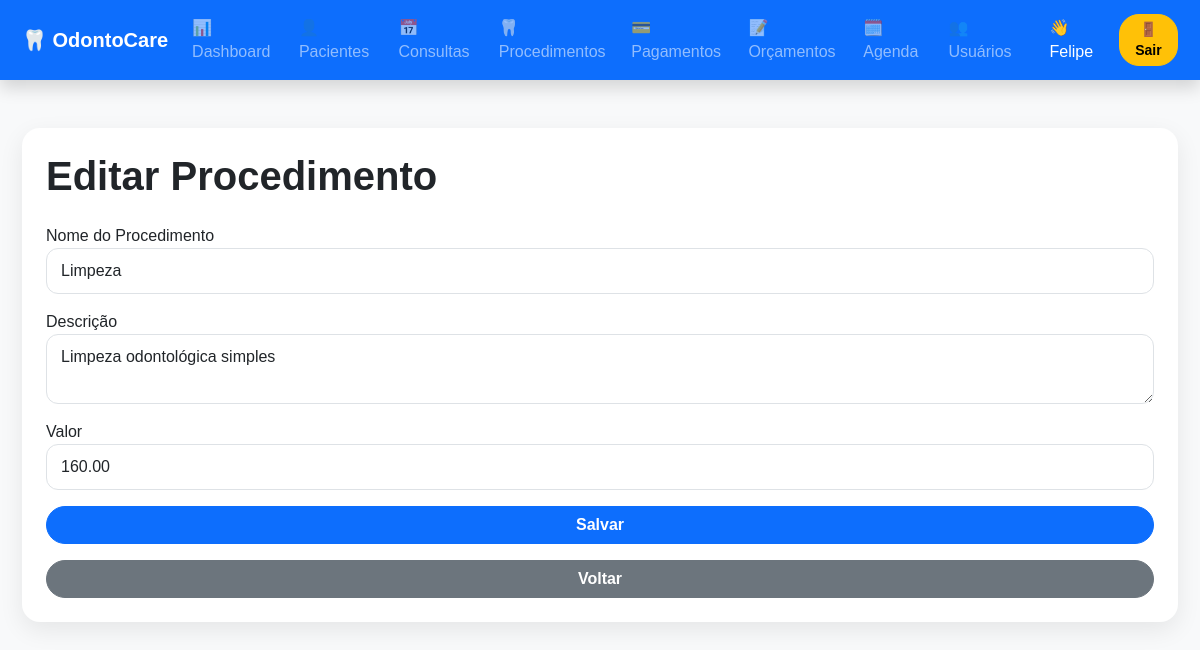
Page /formProcedimento.php?id=1 (signed in) on the committed database.
### tables this page shows
CREATE TABLE `procedimento` (
  `idProcedimento` int(11) NOT NULL,
  `nomeProcedimento` varchar(200) NOT NULL,
  `descricao` text DEFAULT NULL,
  `valorProcedimento` decimal(10,2) DEFAULT NULL
);

### dao/ProcedimentoDao.php (called while the page is built, shortened)
<?php
class ProcedimentoDao
{
    public function readId($id)
    {
        try {
            $pdo = conexao::conectar();
            $sql = "SELECT * FROM procedimento
                    WHERE idProcedimento = ?";
            $query = $pdo->prepare($sql);
            $query->execute([$id]);
            $dados = $query->fetch(PDO::FETCH_ASSOC);
            return $dados;
        } catch(PDOException $exception) {
            die("Erro ao buscar procedimento: " . $exception->getMessage());
        }
    }
}

### formProcedimento.php (the view, shortened to what this page needs)
<?php
include_once "dao/ProcedimentoDao.php";
$idProcedimento = "";
$nomeProcedimento = "";
$descricao = "";
$valorProcedimento = "";
if(isset($_GET["id"])){
    $procedimentoDao = new ProcedimentoDao();
    $dados = $procedimentoDao->readId($_GET["id"]);
    if($dados){
        $idProcedimento = $dados["idProcedimento"];
        $nomeProcedimento = $dados["nomeProcedimento"];
        $descricao = $dados["descricao"];
        $valorProcedimento = $dados["valorProcedimento"];
    }
}
?>
<!DOCTYPE html>
<html>
<head>
    <link href="https://cdn.jsdelivr.net/npm/bootstrap@5.3.3/dist/css/bootstrap.min.css" rel="stylesheet">
    <link href="style.css" rel="stylesheet">
</head>
<body class="bg-light">
<?php include_once "navbar.php"; ?>
<div class="container mt-5">
    <div class="card shadow p-4">
        <h1 class="mb-4">
            <?= $idProcedimento == "" ? "Cadastrar Procedimento" : "Editar Procedimento" ?>
        </h1>
        <form action="controller/ProcedimentoController.php" method="POST" class="d-grid gap-3">
            <div>
                <label>Nome do Procedimento</label>
                <input
                    type="text"
                    name="txtNomeProcedimento"
                    value="<?= $nomeProcedimento ?>"
                    class="form-control"
                    required>
            </div>
            <div>
                <label>Descrição</label>
                <textarea
                    name="txtDescricao"
                    class="form-control"><?= $descricao ?></textarea>
            </div>
            <div>
                <label>Valor</label>
                <input
                    type="number"
                    step="0.01"
                    name="txtValorProcedimento"
                    value="<?= $valorProcedimento ?>"
                    class="form-control"
                    required>
            </div>
            <button
                type="submit"
                name="btGravar"
                class="btn btn-primary">
                Salvar
            </button>
            <a href="procedimento.php" class="btn btn-secondary">
                Voltar
            </a>
        </form>
    </div>
</div>
</body>
</html>

### style.css (style rules this page uses)
body { background: #f4f8fb !important; font-family: Arial, Helvetica, sans-serif; }
.container { max-width: 1180px; }
.card { border: none !important; border-radius: 18px !important; box-shadow: 0 8px 25px rgba(0, 0, 0, 0.08) !important; }
.btn { border-radius: 20px; font-weight: 600; }
.form-control, .form-select { border-radius: 12px; padding: 10px 14px; }
h1, h2, h3, h4 { font-weight: 700; }

### rows in the picture
procedimento: txtNomeProcedimento "Limpeza", txtDescricao "Limpeza odontológica simples", txtValorProcedimento "160.00"

### other values in the picture
$_SESSION["usuario"] "Felipe"
